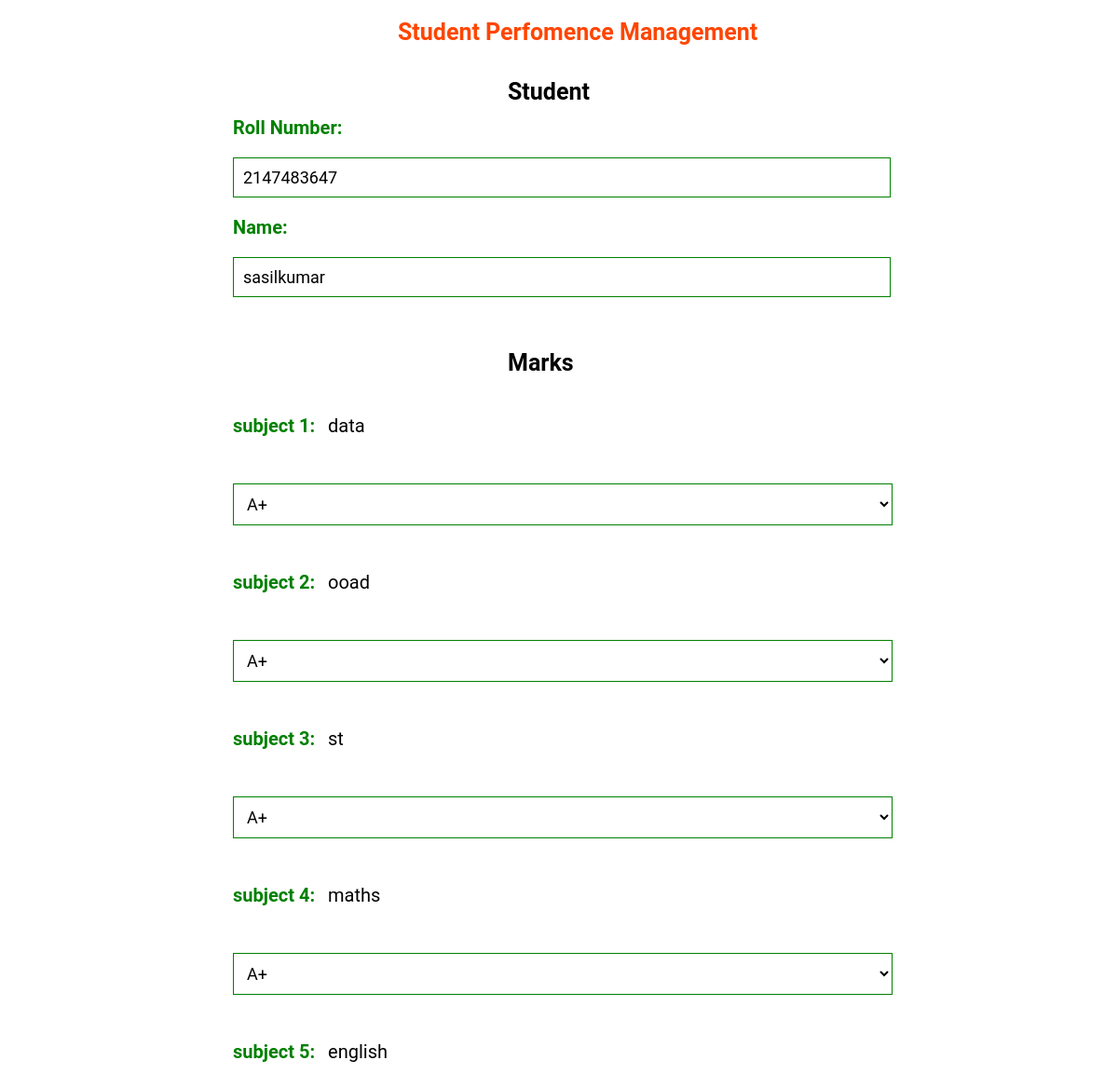
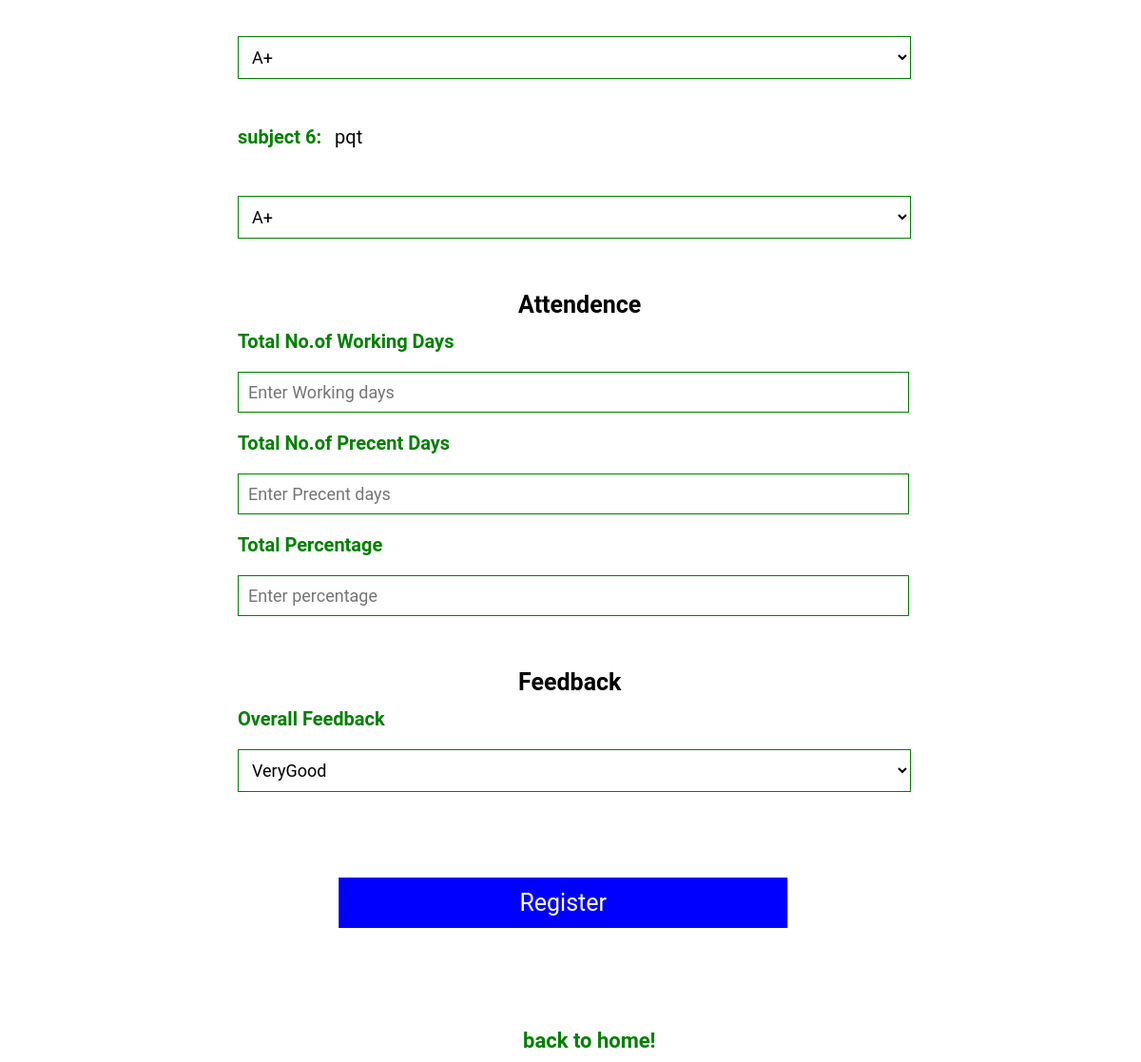
/addperfomence.php?rn=2147483647&&dept=3/cse&&name=sasilkumar, run on the app's committed database (2 pictures, top to bottom).
### tables this page shows
CREATE TABLE `student` (
  `id` int(11) NOT NULL,
  `roll` int(20) NOT NULL,
  `name` varchar(20) NOT NULL,
  `email` varchar(30) NOT NULL,
  `dob` date NOT NULL,
  `mobileno` int(10) NOT NULL,
  `sem` int(1) NOT NULL,
  `dept` varchar(20) NOT NULL
);

CREATE TABLE `class` (
  `id` int(11) NOT NULL,
  `classid` int(20) NOT NULL,
  `dept` varchar(20) NOT NULL,
  `section` varchar(1) NOT NULL,
  `incharge` varchar(20) NOT NULL,
  `sub1` varchar(50) NOT NULL,
  `sub2` varchar(50) NOT NULL,
  `sub3` varchar(50) NOT NULL,
  `sub4` varchar(50) NOT NULL,
  `sub5` varchar(50) NOT NULL,
  `sub6` varchar(50) NOT NULL
);

### addperfomence.php (the view, shortened to what this page needs)
<?php
$conn = mysqli_connect("localhost", "root", "", "perform");
$dept=$_GET['dept'];
$result = mysqli_query($conn,"SELECT * FROM class where dept='$dept'");
if($row = $result->fetch_assoc())
?>
<?php
$roll=$_GET['rn'];
$result1 = mysqli_query($conn,"SELECT * FROM student WHERE roll='$roll'");
$row1= mysqli_fetch_array($result1);
?>
<!DOCTYPE html>
<html>
<head>
   <link rel="stylesheet" type="text/css" href="admindash.css">
<link rel="stylesheet" href="https://cdnjs.cloudflare.com/ajax/libs/font-awesome/4.7.0/css/font-awesome.min.css">
</head>
<body>
<div id="id01" class="modal">
  <form class="modal-content" action="insertperfomence.php" method="post">
    <div class="container">
      <h2>Student Perfomence Management <span onclick="document.getElementById('id01').style.display='none'" class="close" title="Close Modal">&times;</span></h2>
             <h3>Student</h3>
             <label>Roll Number:</label></br>
             <input type="number" name="roll"  value="<?php echo $row1['roll']; ?>"><br>
             <label>Name:</label></br>
             <input type="text" name="name"  value="<?php echo $row1['name']; ?>"><br>
            <h3>Marks</h3>
            <label>subject 1:</label>
            <input type="text" id="subject" name="sn1"  value="<?php echo $row['sub1']; ?>">
            <select name="sub1" id="sub1">
             <option value="A+">A+</option>
           </select></br></br>
           <label>subject 2:</label>
            <input type="text" id="subject" name="sn2"  value="<?php echo $row['sub2']; ?>">
            <select name="sub2" id="sub2">
             <option value="A+">A+</option>
             </select></br></br>
             <label>subject 3:</label>
            <input type="text" id="subject" name="sn3"  value="<?php echo $row['sub3']; ?>">
            <select name="sub3" id="sub3">
             <option value="A+">A+</option>
             </select></br></br>
             <label>subject 4:</label>
            <input type="text" id="subject" name="sn4"  value="<?php echo $row['sub4']; ?>">
            <select name="sub4" id="sub4">
             <option value="A+">A+</option>
             </select></br></br>
             <label>subject 5:</label>
            <input type="text" id="subject" name="sn5"  value="<?php echo $row['sub5']; ?>">
            <select name="sub5" id="sub5">
             <option value="A+">A+</option>
             </select></br></br>
             <label>subject 6:</label>
            <input type="text" id="subject" name="sn6"  value="<?php echo $row['sub6']; ?>">
            <select name="sub6" id="sub6">
             <option value="A+">A+</option>
             </select></br></br>
             <h3>Attendence</h3>
             <label>Total No.of Working Days</label></br>
             <input type="number" name="workday" required="" placeholder="Enter Working days"></br>
             <label>Total No.of Precent Days</label></br>
             <input type="number" name="preday" required="" placeholder="Enter Precent days"><br>
             <label>Total Percentage</label></br>
             <input type="text" name="percentage" required="" placeholder="Enter percentage">
             <h3>Feedback</h3>
             <label for="feedback">Overall Feedback</label><br>
             <select name="feedback" id="feedback">
             <option value="VeryGood">VeryGood</option>
             </select></br></br>
            <div class="submit">
             <button type="submit" class="submit" value="Register">Register</button>
             </div>
            <a onclick="document.getElementById('id01').style.display='none'" ><b>back to home!</b></a>
    </div>
  </form>
</div>
</body>
</html>

### admindash.css (style rules this page uses)
* { margin:0; padding: 0; font-family: 'Roboto', sans-serif; }

### addperfomence.php (style rules this page uses)
button { padding: 12px 34px; margin-left: 35%; width: 100%; color: white; border:1px solid rgb(0,255,255); background: transparent; position: relative; cursor: pointer; margin-top: 15%; font-size: 25px; }
.container { padding: 10px; overflow: none; }
.modal-content { background-color: white; margin-left: 20%; position: fixed; top: 10px; bottom: 10px; width: 100%; overflow-x: hidden; overflow-y:auto; }
input { width: 58%; margin-top: 20px; margin-bottom: 20px; outline: none; background: none; text-decoration: none; font-size: 18px; cursor: pointer; color: black; padding: 10px; border: 1px solid green; }
select { width: 60%; margin-top: 20px; outline: none; background: none; text-decoration: none; font-size: 18px; cursor: pointer; color: black; padding: 10px; border: 1px solid green; }
label { width: 100%; font-size: 20px; color: green; margin-bottom: 50px; margin-top: 50px; text-align: left; font-weight: bold; }
h2 { padding-left: 15%; color: rgb(255,69,0); font-size: 25px; }
.container a { width: 100%; text-decoration: none; font-size: 22px; font-weight: bold; color:green; margin-left:25%; position: absolute; cursor: pointer; }
.submit button { padding: 12px 34px; margin-left: 5%; transform: translate(10%,-200%); width: 40%; color: white; background: blue; cursor: pointer; font-size: 25px; border:none; }
h3 { padding-left: 25%; margin-top: 3%; font-size: 25px; margin-bottom: 1%; }
#subject { border: none; font-size: 20px; }

### data on the page
student: roll "2147483647", name "sasilkumar"
class: sn1 "data", sn2 "ooad", sn3 "st", sn4 "maths", sn5 "english", sn6 "pqt"
